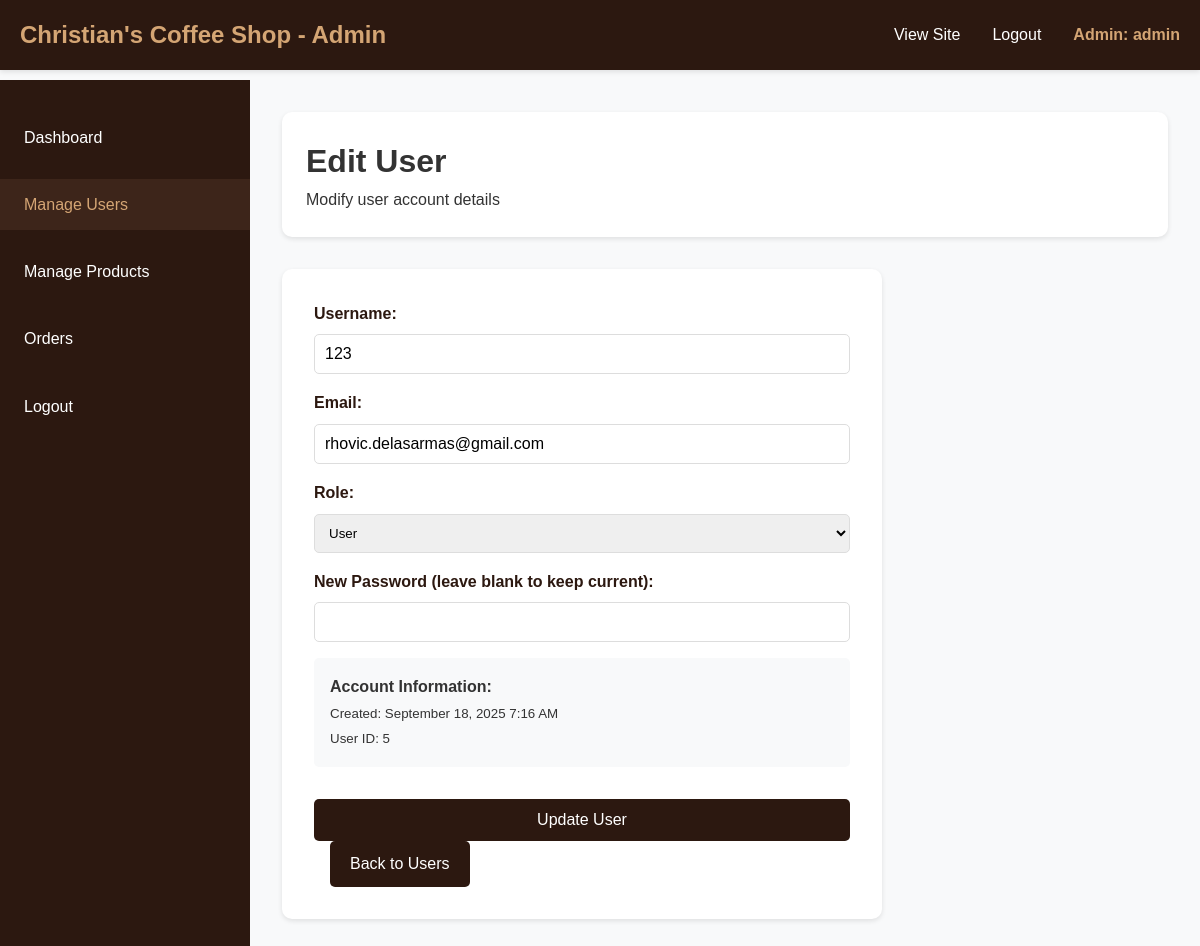
The page /admin/edit-user.php?id=5 (signed in) on the database its author committed.
### tables this page shows
CREATE TABLE `users` (
  `id` int(11) NOT NULL,
  `username` varchar(50) NOT NULL,
  `email` varchar(100) NOT NULL,
  `password` varchar(255) NOT NULL,
  `role` enum('user','admin') DEFAULT 'user',
  `created_at` timestamp NOT NULL DEFAULT current_timestamp()
);

### admin/edit-user.php (the view, shortened to what this page needs)
<?php
require_once '../config.php';
$user_id = (int)$_GET['id'];
$stmt = $pdo->prepare("SELECT * FROM users WHERE id = ?");
$stmt->execute([$user_id]);
$user = $stmt->fetch();
?>
<!DOCTYPE html>
<html lang="en">
<head>
    <link rel="stylesheet" href="../styles.css">
</head>
<body>
    <nav class="navbar">
        <div class="nav-container">
            <h1 class="logo">Christian's Coffee Shop - Admin</h1>
            <ul class="nav-menu">
                <li><a href="../index.php" class="nav-link">View Site</a></li>
                <li><a href="../logout.php" class="nav-link">Logout</a></li>
                <li><span class="nav-user">Admin: <?php echo htmlspecialchars($_SESSION['username']); ?></span></li>
            </ul>
        </div>
    </nav>
    <div class="admin-container">
        <div class="admin-sidebar">
            <ul>
                <li><a href="dashboard.php">Dashboard</a></li>
                <li><a href="manage-users.php" class="active">Manage Users</a></li>
                <li><a href="manage-products.php">Manage Products</a></li>
                <li><a href="orders.php">Orders</a></li>
                <li><a href="../logout.php">Logout</a></li>
            </ul>
        </div>
        <div class="admin-content">
            <div class="admin-header">
                <h1>Edit User</h1>
                <p>Modify user account details</p>
            </div>
            <div class="admin-card" style="max-width: 600px;">
                <form method="POST" action="">
                    <div class="form-group">
                        <label for="username">Username:</label>
                        <input type="text" id="username" name="username" required
                               value="<?php echo htmlspecialchars($user['username']); ?>">
                    </div>
                    <div class="form-group">
                        <label for="email">Email:</label>
                        <input type="email" id="email" name="email" required
                               value="<?php echo htmlspecialchars($user['email']); ?>">
                    </div>
                    <div class="form-group">
                        <label for="role">Role:</label>
                        <select id="role" name="role" style="width: 100%; padding: 10px; border: 1px solid #ddd; border-radius: 5px;">
                            <option value="user" <?php echo $user['role'] === 'user' ? 'selected' : ''; ?>>User</option>
                        </select>
                    </div>
                    <div class="form-group">
                        <label for="new_password">New Password (leave blank to keep current):</label>
                        <input type="password" id="new_password" name="new_password">
                    </div>
                    <div class="form-group" style="background: #f8f9fa; padding: 1rem; border-radius: 5px;">
                        <strong>Account Information:</strong><br>
                        <small>Created: <?php echo date('F j, Y g:i A', strtotime($user['created_at'])); ?></small><br>
                        <small>User ID: <?php echo $user['id']; ?></small>
                    </div>
                    <div style="margin-top: 2rem;">
                        <button type="submit" class="btn-primary">Update User</button>
                        <a href="manage-users.php" class="add-to-cart-btn" style="margin-left: 1rem;">Back to Users</a>
                    </div>
                </form>
            </div>
        </div>
    </div>
</body>
</html>

### styles.css (style rules this page uses)
* { margin: 0; padding: 0; box-sizing: border-box; }
body { font-family: 'Arial', sans-serif; line-height: 1.6; color: #333; background-color: #f8f9fa; }
.navbar { background: #2c1810; color: white; padding: 1rem 0; position: fixed; top: 0; width: 100%; z-index: 1000; box-shadow: 0 2px 5px rgba(0,0,0,0.1); }
.nav-container { max-width: 1200px; margin: 0 auto; padding: 0 20px; display: flex; justify-content: space-between; align-items: center; }
.logo { font-size: 1.5rem; color: #d4a574; }
.nav-menu { display: flex; list-style: none; gap: 2rem; align-items: center; }
.nav-link { color: white; text-decoration: none; transition: color 0.3s; }
.nav-user { color: #d4a574; font-weight: bold; }
.add-to-cart-btn { background: #2c1810; color: white; border: none; padding: 10px 20px; border-radius: 5px; cursor: pointer; text-decoration: none; display: inline-block; transition: background 0.3s; }
.form-group { margin-bottom: 1rem; }
.form-group label { display: block; margin-bottom: 0.5rem; color: #2c1810; font-weight: bold; }
.form-group input { width: 100%; padding: 10px; border: 1px solid #ddd; border-radius: 5px; font-size: 1rem; }
.btn-primary { width: 100%; background: #2c1810; color: white; border: none; padding: 12px; border-radius: 5px; font-size: 1rem; cursor: pointer; transition: background 0.3s; }
.admin-container { margin-top: 80px; display: flex; min-height: calc(100vh - 80px); }
.admin-sidebar { width: 250px; background: #2c1810; color: white; padding: 2rem 0; }
.admin-sidebar ul { list-style: none; }
.admin-sidebar li { margin-bottom: 1rem; }
.admin-sidebar a { color: white; text-decoration: none; padding: 0.8rem 1.5rem; display: block; transition: background 0.3s; }
.admin-sidebar a:hover, .admin-sidebar a.active { background: #3d251a; color: #d4a574; }
.admin-content { flex-grow: 1; padding: 2rem; background: #f8f9fa; }
.admin-header { background: white; padding: 1.5rem; border-radius: 10px; margin-bottom: 2rem; box-shadow: 0 2px 5px rgba(0,0,0,0.1); }
.admin-card { background: white; padding: 2rem; border-radius: 10px; box-shadow: 0 2px 5px rgba(0,0,0,0.1); margin-bottom: 2rem; }

### rows shown on the page
users: username "123", email "rhovic.delasarmas@gmail.com", role "User", created_at "September 18, 2025 7:16 AM", id "5"

### other values the page prints
$_SESSION['username'] "admin"
